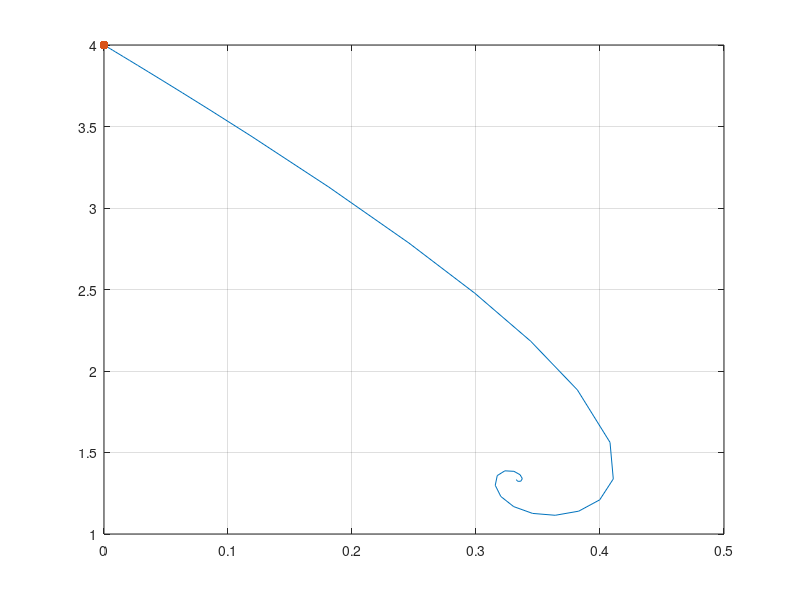

The MATLAB script that drew this image:
function manifolds
t0 = 0;
tfinal = 10;
xy0 = [0.00001;3.99999];

[t, xy] = ode23(@my0DE, [t0 ; tfinal], xy0);
plot(xy(:,1), xy(:,2))
hold on
plot(0, 4, '.', 'LineWidth', 10, 'MarkerSize', 20)
grid on

end


function dt = my0DE(t, xy)
dt = [1;3];
dt(1) =  xy(1) .* (-1 - xy(1) + xy(2));
dt(2) =  xy(2) .* (4 - xy(2) - 8 * xy(1));
end